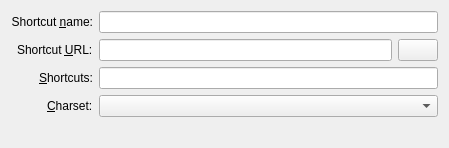
<?xml version="1.0" encoding="UTF-8"?>
<ui version="4.0">
 <class>SearchProviderDlgUI</class>
 <widget class="QWidget" name="SearchProviderDlgUI">
  <property name="geometry">
   <rect>
    <x>0</x>
    <y>0</y>
    <width>449</width>
    <height>143</height>
   </rect>
  </property>
  <layout class="QGridLayout" name="gridLayout">
   <item row="0" column="1">
    <widget class="QLabel" name="lbName">
     <property name="whatsThis">
      <string>Enter the human-readable name of the search provider here.</string>
     </property>
     <property name="layoutDirection">
      <enum>Qt::LeftToRight</enum>
     </property>
     <property name="text">
      <string>Shortcut &amp;name:</string>
     </property>
     <property name="alignment">
      <set>Qt::AlignRight|Qt::AlignTrailing|Qt::AlignVCenter</set>
     </property>
     <property name="wordWrap">
      <bool>false</bool>
     </property>
     <property name="buddy">
      <cstring>leName</cstring>
     </property>
    </widget>
   </item>
   <item row="2" column="1" alignment="Qt::AlignRight">
    <widget class="QLabel" name="lbQuery">
     <property name="whatsThis">
      <string>&lt;qt&gt;
Enter the URI that is used to perform a search on the search engine here.&lt;br/&gt;The whole text to be searched for can be specified as \{@} or \{0}.&lt;br/&gt;
Recommended is \{@}, since it removes all query variables (name=value) from the resulting string, whereas \{0} will be substituted with the unmodified query string.&lt;br/&gt;You can use \{1} ... \{n} to specify certain words from the query and \{name} to specify a value given by 'name=value' in the user query.&lt;br/&gt;In addition it is possible to specify multiple references (names, numbers and strings) at once (\{name1,name2,...,&quot;string&quot;}).&lt;br/&gt;The first matching value (from the left) will be used as the substitution value for the resulting URI.&lt;br/&gt;A quoted string can be used as the default value if nothing matches from the left of the reference list.
&lt;/qt&gt;</string>
     </property>
     <property name="layoutDirection">
      <enum>Qt::LeftToRight</enum>
     </property>
     <property name="text">
      <string>Shortcut &amp;URL:</string>
     </property>
     <property name="wordWrap">
      <bool>true</bool>
     </property>
     <property name="buddy">
      <cstring>leQuery</cstring>
     </property>
    </widget>
   </item>
   <item row="2" column="2">
    <widget class="QLineEdit" name="leQuery">
     <property name="toolTip">
      <string>&lt;qt&gt;
Enter the URI that is used to perform a search on the search engine here.&lt;br/&gt;The whole text to be searched for can be specified as \{@} or \{0}.&lt;br/&gt;
Recommended is \{@}, since it removes all query variables (name=value) from the resulting string, whereas \{0} will be substituted with the unmodified query string.&lt;br/&gt;You can use \{1} ... \{n} to specify certain words from the query and \{name} to specify a value given by 'name=value' in the user query.&lt;br/&gt;In addition it is possible to specify multiple references (names, numbers and strings) at once (\{name1,name2,...,&quot;string&quot;}).&lt;br/&gt;The first matching value (from the left) will be used as the substitution value for the resulting URI.&lt;br/&gt;A quoted string can be used as the default value if nothing matches from the left of the reference list.
&lt;/qt&gt;</string>
     </property>
     <property name="whatsThis">
      <string>&lt;qt&gt;
Enter the URI that is used to perform a search on the search engine here.&lt;br/&gt;The whole text to be searched for can be specified as \{@} or \{0}.&lt;br/&gt;
Recommended is \{@}, since it removes all query variables (name=value) from the resulting string, whereas \{0} will be substituted with the unmodified query string.&lt;br/&gt;You can use \{1} ... \{n} to specify certain words from the query and \{name} to specify a value given by 'name=value' in the user query.&lt;br/&gt;In addition it is possible to specify multiple references (names, numbers and strings) at once (\{name1,name2,...,&quot;string&quot;}).&lt;br/&gt;The first matching value (from the left) will be used as the substitution value for the resulting URI.&lt;br/&gt;A quoted string can be used as the default value if nothing matches from the left of the reference list.
&lt;/qt&gt;</string>
     </property>
    </widget>
   </item>
   <item row="5" column="2" colspan="2">
    <widget class="QComboBox" name="cbCharset">
     <property name="sizePolicy">
      <sizepolicy hsizetype="Expanding" vsizetype="Fixed">
       <horstretch>0</horstretch>
       <verstretch>0</verstretch>
      </sizepolicy>
     </property>
     <property name="whatsThis">
      <string>Select the character set that will be used to encode your search query.</string>
     </property>
    </widget>
   </item>
   <item row="3" column="2" colspan="2">
    <widget class="QLineEdit" name="leShortcut">
     <property name="toolTip">
      <string>&lt;qt&gt;
The shortcuts entered here can be used as a pseudo-URI scheme in KDE. For example, the shortcut &lt;b&gt;av&lt;/b&gt; can be used as in &lt;b&gt;av&lt;/b&gt;:&lt;b&gt;my search&lt;/b&gt;
&lt;/qt&gt;</string>
     </property>
     <property name="whatsThis">
      <string>&lt;qt&gt;
The shortcuts entered here can be used as a pseudo-URI scheme in KDE. For example, the shortcut &lt;b&gt;av&lt;/b&gt; can be used as in &lt;b&gt;av&lt;/b&gt;:&lt;b&gt;my search&lt;/b&gt;
&lt;/qt&gt;</string>
     </property>
    </widget>
   </item>
   <item row="0" column="2" colspan="2">
    <widget class="QLineEdit" name="leName">
     <property name="toolTip">
      <string>&lt;html&gt;&lt;head/&gt;&lt;body&gt;&lt;p&gt;Enter the human-readable name of the web shortcut here.&lt;/p&gt;&lt;/body&gt;&lt;/html&gt;</string>
     </property>
     <property name="whatsThis">
      <string>&lt;html&gt;&lt;head/&gt;&lt;body&gt;&lt;p&gt;Enter the human-readable name of the web shortcut here.&lt;/p&gt;&lt;/body&gt;&lt;/html&gt;</string>
     </property>
    </widget>
   </item>
   <item row="3" column="1" alignment="Qt::AlignRight">
    <widget class="QLabel" name="lbShortcut">
     <property name="whatsThis">
      <string>&lt;qt&gt;
The shortcuts entered here can be used as a pseudo-URI scheme in KDE. For example, the shortcut &lt;b&gt;av&lt;/b&gt; can be used as in &lt;b&gt;av&lt;/b&gt;:&lt;b&gt;my search&lt;/b&gt;
&lt;/qt&gt;</string>
     </property>
     <property name="text">
      <string>&amp;Shortcuts:</string>
     </property>
     <property name="wordWrap">
      <bool>true</bool>
     </property>
     <property name="buddy">
      <cstring>leShortcut</cstring>
     </property>
    </widget>
   </item>
   <item row="5" column="1" alignment="Qt::AlignRight">
    <widget class="QLabel" name="lbCharset">
     <property name="whatsThis">
      <string>Select the character set that will be used to encode your search query</string>
     </property>
     <property name="text">
      <string>&amp;Charset:</string>
     </property>
     <property name="wordWrap">
      <bool>true</bool>
     </property>
     <property name="buddy">
      <cstring>cbCharset</cstring>
     </property>
    </widget>
   </item>
   <item row="6" column="1" colspan="3">
    <widget class="QLabel" name="noteLabel">
     <property name="toolTip">
      <string/>
     </property>
     <property name="text">
      <string/>
     </property>
    </widget>
   </item>
   <item row="2" column="3">
    <widget class="QPushButton" name="pbPaste">
     <property name="toolTip">
      <string>Insert query placeholder</string>
     </property>
     <property name="text">
      <string/>
     </property>
     <property name="icon">
      <iconset theme="edit-paste"/>
     </property>
    </widget>
   </item>
  </layout>
 </widget>
 <tabstops>
  <tabstop>leName</tabstop>
  <tabstop>leQuery</tabstop>
  <tabstop>leShortcut</tabstop>
  <tabstop>cbCharset</tabstop>
 </tabstops>
 <resources/>
 <connections/>
</ui>
